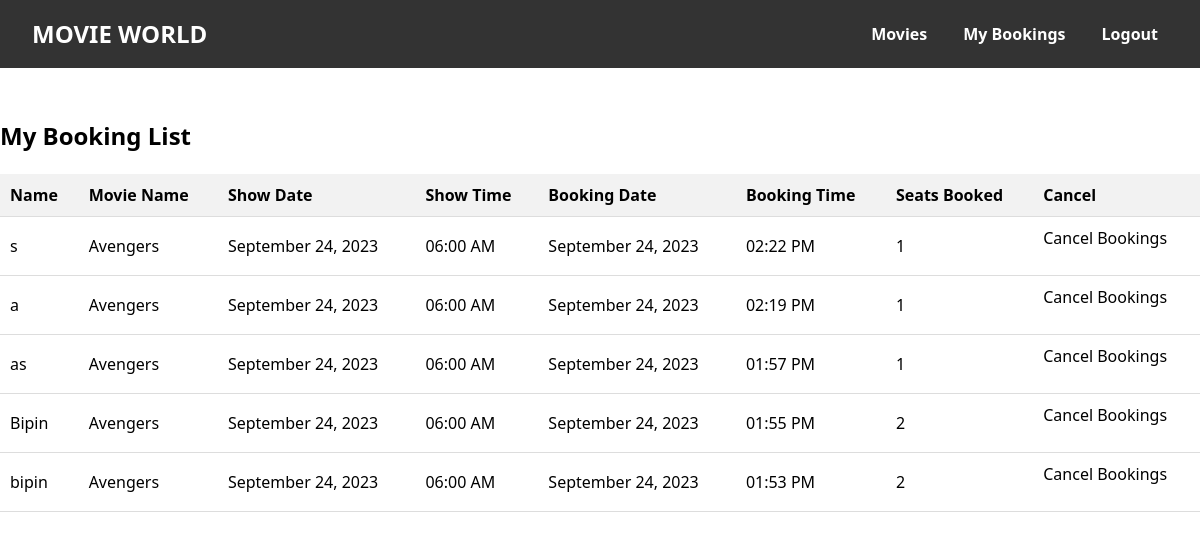
The page /mybookings.php (signed in) on the database its author committed.
### tables this page shows
CREATE TABLE `booking` (
  `id` int(11) NOT NULL,
  `movie_id` int(11) NOT NULL,
  `show_date` date NOT NULL,
  `show_time` time NOT NULL,
  `seat_id` int(11) NOT NULL,
  `total_price` varchar(11) NOT NULL DEFAULT '0',
  `booking_date` date NOT NULL DEFAULT current_timestamp(),
  `booking_time` time NOT NULL DEFAULT current_timestamp(),
  `fname` varchar(50) NOT NULL,
  `email` varchar(255) DEFAULT NULL
);

CREATE TABLE `movie` (
  `id` int(11) NOT NULL,
  `name` varchar(225) NOT NULL,
  `genre` varchar(30) NOT NULL,
  `industry` varchar(20) NOT NULL,
  `language` varchar(20) NOT NULL,
  `duration` varchar(30) NOT NULL,
  `reldate` varchar(20) NOT NULL,
  `director` varchar(30) NOT NULL,
  `actor` varchar(30) NOT NULL,
  `description` varchar(225) NOT NULL,
  `price` varchar(225) NOT NULL,
  `image` varchar(225) NOT NULL,
  `fdate` date NOT NULL,
  `sdate` date NOT NULL,
  `tdate` date NOT NULL DEFAULT '2023-01-01',
  `fshow` time NOT NULL,
  `sshow` time NOT NULL,
  `tshow` time NOT NULL
);

### mybookings.php (the view, shortened to what this page needs)
<?php
include('header.php');
?>
<?php
$servername = "localhost";
$username = "root";
$password = "";
$dbname = "moviebooking";
$conn = new mysqli($servername, $username, $password, $dbname);
$email = $_SESSION['email'];
$currentDate = date('Y-m-d');
$sql_remove_old_bookings = "DELETE FROM booking WHERE show_date < '$currentDate'";
$conn->query($sql_remove_old_bookings);
$sql = "SELECT booking.*, movie.name AS movie_name, COUNT(*) AS num_seats_booked FROM booking JOIN movie ON booking.movie_id = movie.id WHERE booking.email = '$email' GROUP BY booking_date, booking_time ORDER BY booking_date DESC, booking_time DESC";
$result = $conn->query($sql);
if ($result && $result->num_rows > 0) {
    echo "<div class='booking-list'>";
    echo "<h2>My Booking List</h2>";
    echo "<table>";
    echo "<tr>
            <th>Name</th>
            <th>Movie Name</th>
            <th>Show Date</th>
            <th>Show Time</th>
            <th>Booking Date</th>
            <th>Booking Time</th>
            <th>Seats Booked</th>
            <th>Cancel</th>
          </tr>";
    while ($row = $result->fetch_assoc()) {
        $bookingId = $row['id'];
        $fname = $row['fname'];
        $movieName = $row['movie_name'];
        $showDate = date('F j, Y', strtotime($row['show_date']));
        $showTime = date('h:i A', strtotime($row['show_time']));
        $bookingDate = date('F j, Y', strtotime($row['booking_date']));
        $bookingTime = date('h:i A', strtotime($row['booking_time']));
        $numSeatsBooked = $row['num_seats_booked'];
        echo "<tr>
                <td>$fname</td>
                <td>$movieName</td>
                <td>$showDate</td>
                <td>$showTime</td>
                <td>$bookingDate</td>
                <td>$bookingTime</td>
                <td>$numSeatsBooked</td>
                <td>
                    <form method='post' action=''>
                        <input type='hidden' name='booking_id' value='$bookingId'>
                        <button type='submit' name='cancel_booking'>Cancel Bookings</button>
                    </form>
                </td>
              </tr>";
    }
    echo "</table>";
    echo "</div>";
} else {
    echo "No bookings found.";
}
?>

### mybookings.php (style rules this page uses)
.booking-list { margin-top: 50px; }
.booking-list h2 { font-size: 24px; font-weight: bold; margin-bottom: 20px; }
.booking-list table { width: 100%; border-collapse: collapse; }
.booking-list th, .booking-list td { padding: 10px; text-align: left; border-bottom: 1px solid #ddd; }
.booking-list th { background-color: #f2f2f2; }

### rows shown on the page
booking: fname "s", movie.name "Avengers", show_date "September 24, 2023", show_time "06:00 AM", booking_date "September 24, 2023", booking_time "02:22 PM", numSeatsBooked "1"
booking: fname "a", movie.name "Avengers", show_date "September 24, 2023", show_time "06:00 AM", booking_date "September 24, 2023", booking_time "02:19 PM", numSeatsBooked "1"
booking: fname "as", movie.name "Avengers", show_date "September 24, 2023", show_time "06:00 AM", booking_date "September 24, 2023", booking_time "01:57 PM", numSeatsBooked "1"
booking: fname "Bipin", movie.name "Avengers", show_date "September 24, 2023", show_time "06:00 AM", booking_date "September 24, 2023", booking_time "01:55 PM", numSeatsBooked "2"
booking: fname "bipin", movie.name "Avengers", show_date "September 24, 2023", show_time "06:00 AM", booking_date "September 24, 2023", booking_time "01:53 PM", numSeatsBooked "2"
